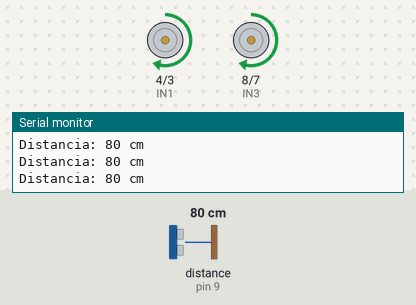
Simulated run of this sketch. Board: Arduino Uno, built with avr-gcc and run on an emulated ATmega328P. Parts: motor-driver pin pairs drawn as motors (green arrow = first pin HIGH = forward, orange = second pin HIGH = backward, longer = more drive, scaled by the enable pin), the last lines printed to the serial monitor. Wiring (inferred from the names in the program): ultrasonic range finder: trigger pin 10; echo pin 9. The inputs (shaded band) are chosen by the test bench; at power-on: distance to the obstacle (sensor on pin 9) 80 cm. The echo pulse lasts 58.3 µs per cm.

Above: at 3.2 s.
3.3 s: distance to the obstacle (sensor on pin 9) set to 2 cm
At 3.73 s:
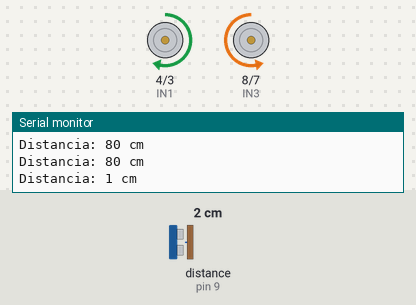
6.3 s: distance to the obstacle (sensor on pin 9) set to 35 cm
9.3 s: distance to the obstacle (sensor on pin 9) set to 4 cm
At 10.12 s:
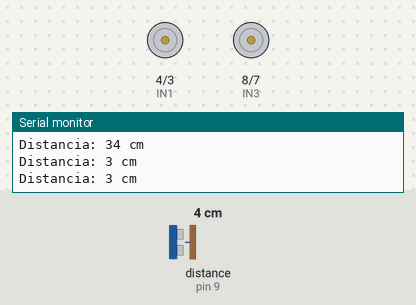
12.3 s: distance to the obstacle (sensor on pin 9) set to 120 cm
Timing chart, 0 to 14.8 s (numbered marks = the images above; inputs shaded):
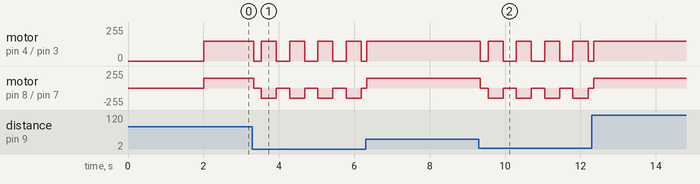

Measured:
- after the input at 3.3 s, motor on pin 4 (IN1) / pin 3 (IN2): forward 150/255 → stopped at once, then repeats every 0.75 s: forward 150/255 0.40 s, stopped 0.35 s; motor on pin 8 (IN3) / pin 7 (IN4): forward 150/255 → stopped at once, then repeats every 0.75 s: backward 150/255 0.40 s, stopped 0.35 s
- after the input at 9.3 s, motor on pin 4 (IN1) / pin 3 (IN2): forward 150/255 → stopped after 0.05 s, then repeats every 0.75 s: forward 150/255 0.40 s, stopped 0.35 s; motor on pin 8 (IN3) / pin 7 (IN4): forward 150/255 → stopped after 0.05 s, then repeats every 0.75 s: backward 150/255 0.40 s, stopped 0.35 s

The sketch:

p5_robot.ino
```cpp
/*
 * P5: Robot Explorador - EigenRobotics
 *
 * Robot móvil autónomo que evita obstáculos.
 * El proyecto final que integra todo.
 *
 * Conceptos:
 * - Control de motores DC con driver L298N
 * - PWM para velocidad
 * - Algoritmo de navegación básico
 * - Integración de subsistemas
 *
 * Circuito:
 * - Motor izquierdo: ENA->5, IN1->4, IN2->3
 * - Motor derecho: ENB->6, IN3->8, IN4->7
 * - HC-SR04: Trig->10, Echo->9
 * - L298N: +12V->Pilas, GND->Pilas y Arduino
 */

// --- Pines Motor Izquierdo ---
const int ENA = 5;   // PWM velocidad
const int IN1 = 4;   // Dirección
const int IN2 = 3;   // Dirección

// --- Pines Motor Derecho ---
const int ENB = 6;   // PWM velocidad
const int IN3 = 8;   // Dirección
const int IN4 = 7;   // Dirección

// --- Pines Sensor ---
const int TRIG = 10;
const int ECHO = 9;

// --- Configuración ---
const int VELOCIDAD = 150;      // 0-255 (empieza bajo, sube si necesitas)
const int DISTANCIA_MIN = 20;   // cm - distancia para detectar obstáculo
const int TIEMPO_GIRO = 400;    // ms - duración del giro

void setup() {
  // Configurar pines de motores
  pinMode(ENA, OUTPUT);
  pinMode(IN1, OUTPUT);
  pinMode(IN2, OUTPUT);
  pinMode(ENB, OUTPUT);
  pinMode(IN3, OUTPUT);
  pinMode(IN4, OUTPUT);

  // Configurar pines de sensor
  pinMode(TRIG, OUTPUT);
  pinMode(ECHO, INPUT);

  Serial.begin(9600);
  Serial.println("Robot Explorador listo!");
  Serial.println("Distancia minima: " + String(DISTANCIA_MIN) + " cm");

  delay(2000);  // Esperar 2 segundos antes de empezar
  Serial.println("Arrancando...");
}

void loop() {
  int distancia = medirDistancia();

  Serial.print("Distancia: ");
  Serial.print(distancia);
  Serial.println(" cm");

  if (distancia > DISTANCIA_MIN || distancia == 0) {
    // Camino libre -> avanzar
    avanzar();
  } else {
    // Obstáculo detectado -> parar y girar
    parar();
    delay(200);

    // Girar a la derecha (podrías hacerlo aleatorio)
    girarDerecha();
    delay(TIEMPO_GIRO);

    parar();
    delay(100);
  }

  delay(50);
}

// ==================== FUNCIONES DE MOVIMIENTO ====================

void avanzar() {
  // Motor izquierdo adelante
  digitalWrite(IN1, HIGH);
  digitalWrite(IN2, LOW);
  analogWrite(ENA, VELOCIDAD);

  // Motor derecho adelante
  digitalWrite(IN3, HIGH);
  digitalWrite(IN4, LOW);
  analogWrite(ENB, VELOCIDAD);
}

void retroceder() {
  // Motor izquierdo atrás
  digitalWrite(IN1, LOW);
  digitalWrite(IN2, HIGH);
  analogWrite(ENA, VELOCIDAD);

  // Motor derecho atrás
  digitalWrite(IN3, LOW);
  digitalWrite(IN4, HIGH);
  analogWrite(ENB, VELOCIDAD);
}

void girarDerecha() {
  // Izquierdo adelante, derecho atrás
  digitalWrite(IN1, HIGH);
  digitalWrite(IN2, LOW);
  analogWrite(ENA, VELOCIDAD);

  digitalWrite(IN3, LOW);
  digitalWrite(IN4, HIGH);
  analogWrite(ENB, VELOCIDAD);
}

void girarIzquierda() {
  // Izquierdo atrás, derecho adelante
  digitalWrite(IN1, LOW);
  digitalWrite(IN2, HIGH);
  analogWrite(ENA, VELOCIDAD);

  digitalWrite(IN3, HIGH);
  digitalWrite(IN4, LOW);
  analogWrite(ENB, VELOCIDAD);
}

void parar() {
  analogWrite(ENA, 0);
  analogWrite(ENB, 0);
}

// ==================== FUNCIÓN DE SENSOR ====================

int medirDistancia() {
  digitalWrite(TRIG, LOW);
  delayMicroseconds(2);
  digitalWrite(TRIG, HIGH);
  delayMicroseconds(10);
  digitalWrite(TRIG, LOW);

  long duracion = pulseIn(ECHO, HIGH, 30000);

  if (duracion == 0) {
    return 0;  // Sin eco (objeto muy lejos o error)
  }

  return duracion / 58;
}

/*
 * EXPERIMENTOS:
 *
 * 1. Ajusta VELOCIDAD - empieza bajo y sube
 * 2. Ajusta DISTANCIA_MIN - más alto = reacciona antes
 * 3. Ajusta TIEMPO_GIRO - más alto = gira más
 * 4. Añade segundo sensor (izquierda o derecha)
 * 5. Modo "seguir pared": mantén distancia constante de la pared
 * 6. Añade LEDs que indiquen: verde=avanzando, rojo=obstáculo
 * 7. Añade buzzer que suene al detectar obstáculo
 *
 * TROUBLESHOOTING:
 *
 * - Robot no se mueve: verifica pilas, conexiones GND
 * - Gira en círculos: un motor está invertido, cambia cables
 * - No detecta obstáculos: revisa TRIG/ECHO, prueba serial monitor
 * - Velocidades diferentes: ajusta VELOCIDAD para cada motor
 */
```
